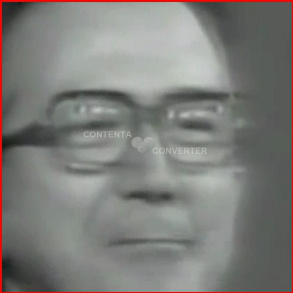
#> input picture SaStriaTool/SaStriaToolApp/SaStriaTool.app/Contents/MacOS/Parameters/resource/att_faces/Andreotti/crop103.pgm, 293 x 293 px
$ python -i crop_face.py   (imports and definitions only)   (Python 2 division)   (older library calls are emulated)
#> lines starting #> are read from the running program, lines starting #| are printed output that depends on the picture
import numpy as np
import sys, math, Image
import cv2,  os,  cv
def Distance(p1,p2):
  dx = p2[0] - p1[0]
  dy = p2[1] - p1[1]
  return math.sqrt(dx*dx+dy*dy)

def ScaleRotateTranslate(image, angle, center = None, new_center = None, scale = None, resample=Image.BICUBIC):
  if (scale is None) and (center is None):
    return image.rotate(angle=angle, resample=resample)
  nx,ny = x,y = center
  sx=sy=1.0
  if new_center:
    (nx,ny) = new_center
  if scale:
    (sx,sy) = (scale, scale)
  cosine = math.cos(angle)
  sine = math.sin(angle)
  a = cosine/sx
  b = sine/sx
  c = x-nx*a-ny*b
  d = -sine/sy
  e = cosine/sy
  f = y-nx*d-ny*e
  return image.transform(image.size, Image.AFFINE, (a,b,c,d,e,f), resample=resample)

def CropFace(image, eye_left=(0,0), eye_right=(0,0), offset_pct=(0.2,0.2), dest_sz = (70,70)):
  # calculate offsets in original image
  offset_h = math.floor(float(offset_pct[0])*dest_sz[0])
  offset_v = math.floor(float(offset_pct[1])*dest_sz[1])
  # get the direction
  eye_direction = (eye_right[0] - eye_left[0], eye_right[1] - eye_left[1])
  # calc rotation angle in radians
  rotation = -math.atan(float(eye_direction[1])/float(eye_direction[0]))
  # distance between them
  dist = Distance(eye_left, eye_right)
  # calculate the reference eye-width
  reference = dest_sz[0] - 2.0*offset_h
  # scale factor
  scale = float(dist)/float(reference)
  # rotate original around the left eye
  image = ScaleRotateTranslate(image, center=eye_left, angle=rotation)
  # crop the rotated image
  crop_xy = (eye_left[0] - scale*offset_h, eye_left[1] - scale*offset_v)
  crop_size = (dest_sz[0]*scale, dest_sz[1]*scale)
  image = image.crop((int(crop_xy[0]), int(crop_xy[1]), int(crop_xy[0]+crop_size[0]), int(crop_xy[1]+crop_size[1])))
  # resize it
  image = image.resize(dest_sz, Image.ANTIALIAS)
  return image

def SizeSuggest(rect=(0, 0, 92, 112)):
    w=float(92)
    h=float(112)
    a =rect[2]
    b=rect[3]
#    if a>w and b>h and float(a)/b > w/h:
#        incr_h =(h/w)*float(a) - float(b)

    if float(rect[2])/rect[3] ==w/h:
        return rect
    else:
        incr_w=(w/h)*float(b) - float(a)
        incr_h =(h/w)*float(a) - float(b)
        if incr_w > incr_h :
            return (rect[0], rect[1],  rect[2]+incr_w, rect[3])
        else:
            return (rect[0], rect[1],  rect[2], rect[3]+incr_h)
    return rect


# [282 lines not run here, left out]
  # [5 lines of commented-out code are left out]

>>> import cv2
>>> picture = cv2.imread('../Parameters/resource/att_faces/Andreotti/crop103.pgm', cv2.IMREAD_GRAYSCALE)
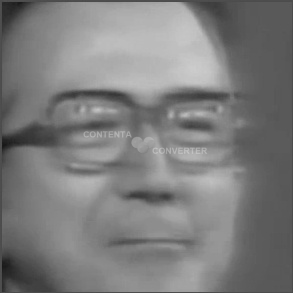
#> picture: shape (293, 293); min 23, max 204, mean 124.9
>>> result = CropFace(picture)
#> (the run stopped early here; a loop or call above may not have finished)

$ run again, on SaStriaTool/SaStriaToolApp/SaStriaTool.app/Contents/MacOS/Parameters/resource/att_faces/Andreotti/crop155.pgm
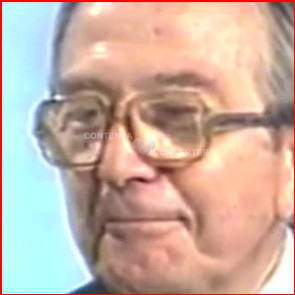
#> input picture SaStriaTool/SaStriaToolApp/SaStriaTool.app/Contents/MacOS/Parameters/resource/att_faces/Andreotti/crop155.pgm, 295 x 295 px
#> `picture = cv2.imread('../Parameters/resource/att_faces/Andreotti/crop1..`:
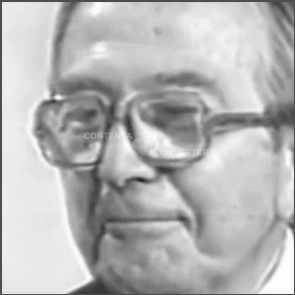
#> picture: shape (295, 295); min 33, max 255, mean 181.8

$ run again, on SaStriaTool/SaStriaToolApp/SaStriaTool.app/Contents/MacOS/Parameters/resource/att_faces/Andreotti/crop51.pgm
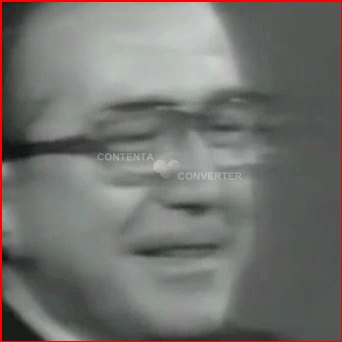
#> input picture SaStriaTool/SaStriaToolApp/SaStriaTool.app/Contents/MacOS/Parameters/resource/att_faces/Andreotti/crop51.pgm, 342 x 342 px
#> `picture = cv2.imread('../Parameters/resource/att_faces/Andreotti/crop1..`:
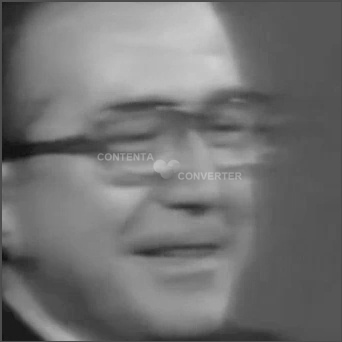
#> picture: shape (342, 342); min 15, max 207, mean 114.5
